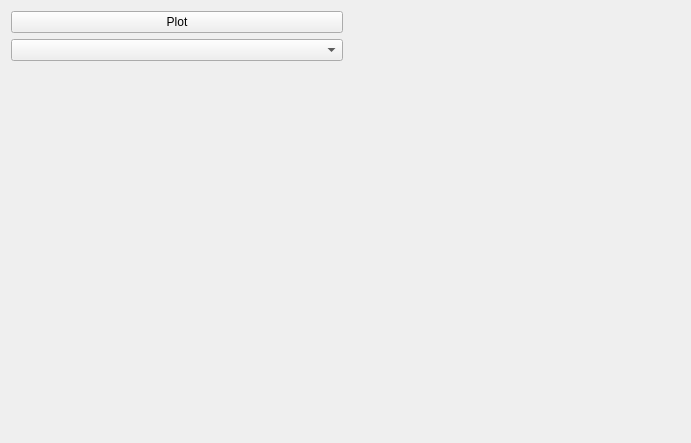
<?xml version="1.0" encoding="UTF-8"?>
<ui version="4.0">
 <class>DataPlotWidget</class>
 <widget class="QWidget" name="DataPlotWidget">
  <property name="geometry">
   <rect>
    <x>0</x>
    <y>0</y>
    <width>691</width>
    <height>443</height>
   </rect>
  </property>
  <property name="windowTitle">
   <string>Form</string>
  </property>
  <layout class="QHBoxLayout" name="horizontalLayout">
   <item>
    <layout class="QVBoxLayout" name="verticalLayout">
     <item>
      <widget class="QPushButton" name="plotBtn">
       <property name="text">
        <string>Plot</string>
       </property>
      </widget>
     </item>
     <item>
      <widget class="QComboBox" name="axisCombo"/>
     </item>
     <item>
      <spacer name="verticalSpacer">
       <property name="orientation">
        <enum>Qt::Vertical</enum>
       </property>
       <property name="sizeHint" stdset="0">
        <size>
         <width>20</width>
         <height>40</height>
        </size>
       </property>
      </spacer>
     </item>
    </layout>
   </item>
   <item>
    <widget class="QWidget" name="chartPlace" native="true">
     <property name="sizePolicy">
      <sizepolicy hsizetype="Minimum" vsizetype="Preferred">
       <horstretch>0</horstretch>
       <verstretch>0</verstretch>
      </sizepolicy>
     </property>
     <layout class="QVBoxLayout" name="verticalLayout_2">
      <property name="spacing">
       <number>0</number>
      </property>
      <property name="leftMargin">
       <number>0</number>
      </property>
      <property name="topMargin">
       <number>0</number>
      </property>
      <property name="rightMargin">
       <number>0</number>
      </property>
      <property name="bottomMargin">
       <number>0</number>
      </property>
     </layout>
    </widget>
   </item>
  </layout>
 </widget>
 <resources/>
 <connections/>
</ui>
